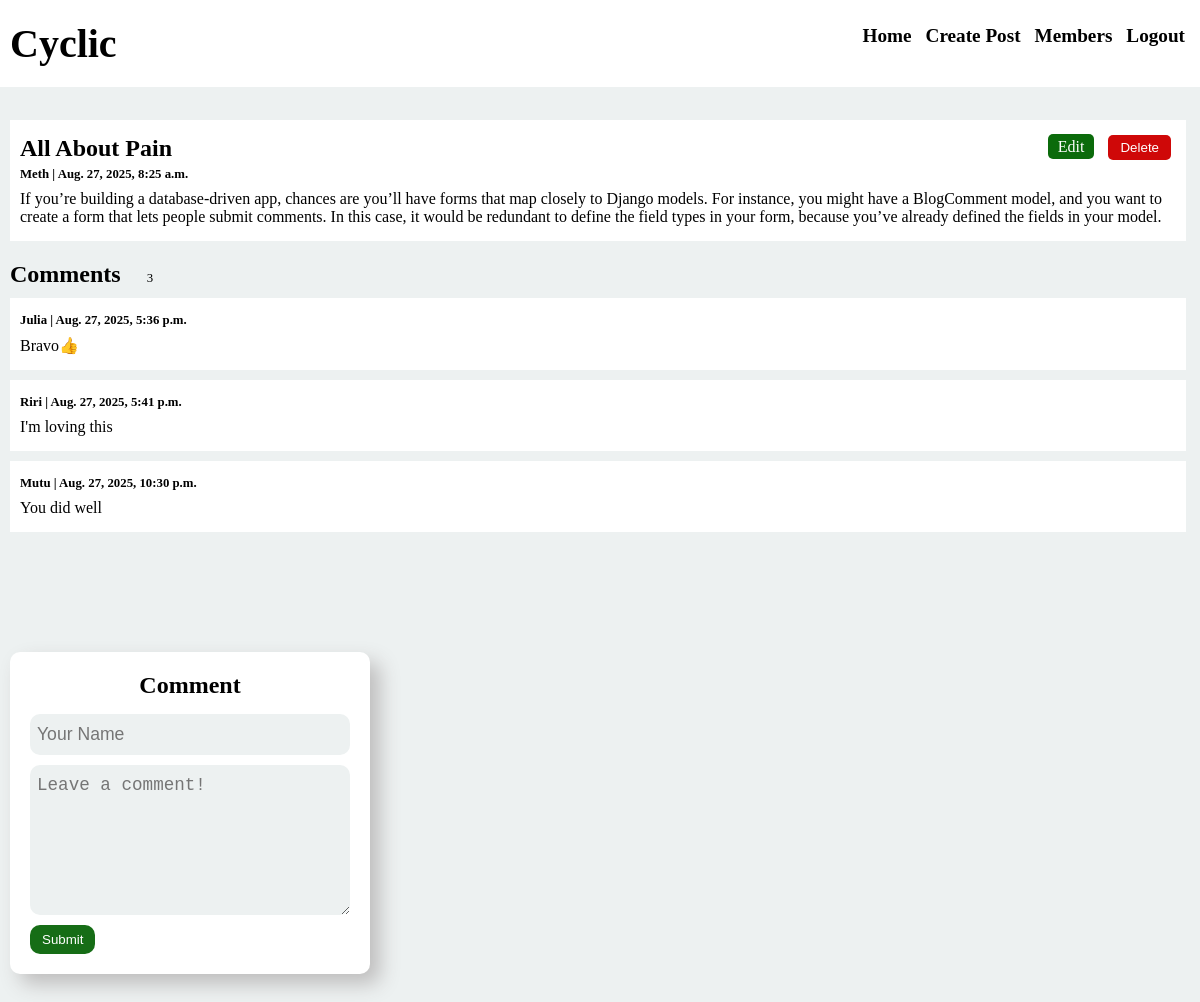
/post/1/ (signed in), run on the app's committed database.
### post/models.py (models this page shows, shortened)
class Post(models.Model):
    author = models.ForeignKey(CustomUser, on_delete=models.CASCADE, related_name='author', default=1)
    title = models.CharField(max_length=100)
    body = models.CharField(max_length=100000)
    created_at = models.DateTimeField(auto_now_add=True)
    updated_at = models.DateTimeField(auto_now=True)
    status = models.IntegerField(choices=STATUS, default=0)
    class Meta:
        ordering = ['created_at']

class Comment(models.Model):
    name = models.CharField(max_length=20)
    post = models.ForeignKey(Post,on_delete=models.CASCADE,related_name='comments')
    body = models.TextField(default='This is the default')
    created_at = models.DateTimeField(default=datetime.now)
    class Meta:
        ordering = ['created_at']

### account/models.py (models this page shows)
class CustomUser(AbstractUser):
    is_admin = models.BooleanField(default=False)
    is_member = models.BooleanField(default=False)
    username = None
    email = models.EmailField(unique=True)
    groups = models.ManyToManyField(Group, related_name='custom_user_groups', blank=True)
    user_permissions = models.ManyToManyField(Permission, related_name='custom_user_permission', blank=True)
    USERNAME_FIELD = "email"
    REQUIRED_FIELDS = []
    objects = CustomBaseManager()
    def __str__(self):
        return self.first_name

### post/views.py (the view, shortened to what this page needs)
# urls.py: path('', include('post.urls')),
def post(request, pk):
    post = Post.objects.get(id=pk)
    form = CommentForm()
    comments = Comment.objects.filter(post=post)
    context = {
        'post':post,
        'comments':comments,
        'form': CommentForm(),
     }
    return render(request, 'post.html', context=context)

### post/forms.py
class CommentForm(forms.Form):
    name = forms.CharField(
        max_length=60,
        widget=forms.TextInput(
            attrs={"class": "form-control", "placeholder": "Your Name"}
        ),
    )
    body = forms.CharField(
        widget=forms.Textarea(
            attrs={"class": "form-control", "placeholder": "Leave a comment!"}
        )
    )

### templates/post.html (shortened to what this page needs)
{% extends 'base.html' %}
{% load static %}
{% block content %}
        <div class="wrapper">
            <div class="content">
                <div class="post-header">
                    <h2 class="title">All About Pain</h2>
                    <div class="action">
                        <a href="{% url 'edit_post' post.pk %}">Edit</a>
                        <form action="{% url 'delete_post' post.pk %}" method="post">
                            <button type="submit" onclick="return confirm('Are you sure you want to delete the post?')">Delete</button>
                        </form>
                    </div>
                </div>
                <p class="date">{{post.author}} | {{post.created_at}}</p>
                <p class="body">{{post.body}}</p>
            </div>
        </div>
        <div class="comments">
            <h2>Comments </h2><span>{{comments.count}}</span>
        </div>
        {% for comment in comments %}
        <div class="content">
            <p class="date">{{comment.name}} | {{comment.created_at}}</p>
            <p class="body">{{comment.body}}</p>
        </div>
        {% endfor %}
        <div class="comment-form">
            <h3>Comment</h3>
            <form action="" method="POST">
                <div>{{form.name}}</div>
                <div>{{form.body}}</div>
                <button type="submit">Submit</button>
            </form>
        </div>
{% endblock %}

### static/css/style.css (style rules this page uses)
* { box-sizing: border-box; margin: 0; padding: 0; }
body { background-color: rgb(237, 241, 241); padding-bottom: 1000px; }
.content { margin: 10px; padding: 15px 10px; background-color: white; max-width: 98%; }
.content a { text-decoration: none; color: black; }
.title { font-family: 'Lucida Sans' sans-serif; margin-bottom: 5px; }
.date { font-weight: bold; font-size: 0.8rem; margin-bottom: 8px; }
.wrapper { margin-top: 10%; }
.post-header { display: flex; justify-content: space-between; }
.post-header .title { font-family: 'Lucida Sans' sans-serif; margin-bottom: 5px; }
.action a, .action form { margin: 0 5px; display: inline; }
.post-header .action a { padding: 4px 10px; background-color: rgb(11, 107, 11); border: none; border-radius: 5px; color: #fff; text-decoration: none; }
.action form button { padding: 5px 12px; background-color: rgb(207, 8, 8); border: none; border-radius: 5px; color: #fff; }
.comments { margin: 10px; margin-top: 20px; }
.comments span, .comments h2 { display: inline; }
.comments span { font-size: 0.8rem; margin-left: 20px; }
.comment-form { margin-top: 10%; border-radius: 10px; box-shadow: 10px 10px 20px rgb(190, 189, 189); max-width: 30%; padding: 20px; background-color: white; margin-left: 10px; }
.comment-form h3 { font-size: 1.5rem; text-align: center; margin-bottom: 15px; }
.comment-form input { display: block; padding: 10px 7px; width: 100%; margin-bottom: 10px; border-radius: 10px; border: none; background-color: rgb(237, 241, 241); font-size: 1.1rem; }
.comment-form textarea { display: block; padding: 10px 7px; width: 100%; height: 150px; margin-bottom: 10px; border-radius: 10px; border: none; background-color: rgb(237, 241, 241); font-size: 1.1rem; }
.comment-form button { background-color: rgb(22, 109, 22); border-radius: 10px; padding: 7px 12px; border: none; color: #fff; }

### data on the page
Post: author "Meth", created_at "Aug. 27, 2025, 8:25 a.m.", body "If you’re building a database-driven app, chances are you’ll have forms that map closely to Django models. For instance, you might have a BlogComment model, and you want to create a form that lets people submit comments. In this case, it would be redundant to define the field types in your form, because you’ve already defined the fields in your model."
Comment: name "Julia", created_at "Aug. 27, 2025, 5:36 p.m.", body "Bravo👍"
Comment: name "Riri", created_at "Aug. 27, 2025, 5:41 p.m.", body "I'm loving this"
Comment: name "Mutu", created_at "Aug. 27, 2025, 10:30 p.m.", body "You did well"

### other printed values
{{ comments.count }} "3"
